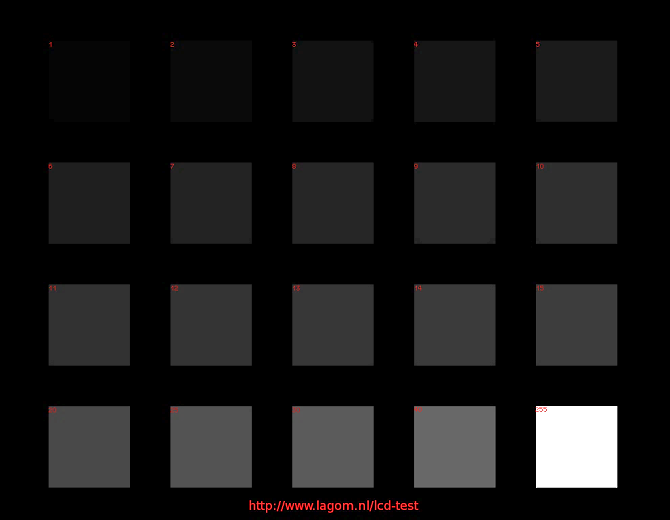
#> input picture alg_test.png, 670 x 520 px
$ python test_algorithm.py   (older library calls are emulated)
#> lines starting #> are read from the running program, lines starting #| are printed output that depends on the picture; long printed decimals are rounded
# Import libraries
import logging
import os
import re
import numpy as np
import cv2
from matplotlib import pyplot as plt
from numpy.core.numeric import zeros_like
from itertools import permutations
from numba import njit, gdb_init
import sys
from time import process_time
import math
import pandas

IMSHOW_DIVIDER = 4
ATTENUATION_FACTOR = 9
epsilon = np.finfo(np.double).eps


class metrics:
    def __init__(self) -> None:
        pass

    @staticmethod
    def dicrete_entropy(img) -> float:
        marg = np.histogramdd(np.ravel(img), bins=256)[0] / img.size
        marg = list(filter(lambda p: p > 0, np.ravel(marg)))
        entropy = -np.sum(np.multiply(marg, np.log2(marg)))
        return entropy

    @staticmethod
    def absolute_mean_brightness_error(input_image, output_image) -> float:
        ambe = np.abs(np.mean(output_image / 255) - np.mean(input_image))
        return ambe

    @staticmethod
    def measurement_of_enhancement(img, block_size) -> float:
        entropy = 0
        how_many = img.shape[0] // block_size
        h, w = img.shape
        assert h % block_size == 0, f"{h} rows is not evenly divisible by {block_size}"
        assert w % block_size == 0, f"{w} cols is not evenly divisible by {block_size}"
        image_blocks = (
            img.reshape(h // block_size, block_size, -1, block_size)
            .swapaxes(1, 2)
            .reshape(-1, block_size, block_size)
        )
        block_min = np.min(image_blocks, axis=(1, 2))
        block_max = np.max(image_blocks, axis=(1, 2))
        b_ratio = np.ones_like(block_max)
        entropy = np.zeros_like(block_max)
        b_ratio = np.where(block_min > 0, block_max / block_min, 1)
        entropy = 20 * np.log(b_ratio)
        return np.sum(entropy) / how_many / how_many

    @staticmethod
    def tenengrad_criterion(img, ksize=3) -> float:
        Gx = cv2.Sobel(
            img,
            ddepth=cv2.CV_16S,
            dx=1,
            dy=0,
            ksize=ksize,
            scale=1,
            delta=0,
            borderType=cv2.BORDER_DEFAULT,
        )
        Gy = cv2.Sobel(
            img,
            ddepth=cv2.CV_16S,
            dx=0,
            dy=1,
            ksize=ksize,
            scale=1,
            delta=0,
            borderType=cv2.BORDER_DEFAULT,
        )
        FM = cv2.addWeighted(Gx, 0.5, Gy, 0.5, 0)
        Gx = cv2.Sobel(img, ddepth=cv2.CV_64F, dx=1, dy=0, ksize=ksize)
        Gy = cv2.Sobel(img, ddepth=cv2.CV_64F, dx=0, dy=1, ksize=ksize)
        FM = Gx * Gx + Gy * Gy
        mn = np.abs(cv2.mean(FM)[0])
        if np.isnan(mn):
            return np.nanmean(FM)
        return mn


@njit
def get_local_min(image):
    kernel_size = 7
    movements = [
        [row - kernel_size // 2, column - kernel_size // 2]
        for row in range(0, kernel_size, 1)
        for column in range(0, kernel_size, 1)
    ]
    local_min = np.ones_like(image)
    max_y, max_x = local_min.shape
    for iy, ix in np.ndindex(local_min.shape):
        min = 2 ^ 32
        for y, x in movements:
            ny = iy + y
            nx = ix + x
            if max_y > ny >= 0 and max_x > nx >= 0:
                if min > image[ny][nx]:
                    min = image[ny][nx]
        local_min[iy, ix] = min
    return local_min


@njit
def get_local_max(image, kernel_size=7):
    movements = [
        [row - kernel_size // 2, column - kernel_size // 2]
        for row in range(0, kernel_size, 1)
        for column in range(0, kernel_size, 1)
    ]
    local_max = np.zeros_like(image)
    max_y, max_x = local_max.shape
    for iy, ix in np.ndindex(local_max.shape):
        max = 0
        for y, x in movements:
            ny = iy + y
            nx = ix + x
            if max_y > ny >= 0 and max_x > nx >= 0:
                if max < image[ny][nx]:
                    max = image[ny][nx]
        local_max[iy, ix] = max
    return local_max


def load_img(data_path=""):
#> called with data_path = 'alg_test.png'
    return cv2.imread(data_path, 0)
#> returned value: shape (520, 670); min 0, max 255, mean 22.4


def histogram_equlization(img):
    return cv2.equalizeHist(img)
#> returned value: shape (512, 512)


def normalize_image(img):
    return img / np.max(img)


def merge_images(images):
    res = np.hstack(images)


def display_images(images):
    lenght = len(images)
    x = 2
    y = math.ceil(lenght / 2)
    f, axarr = plt.subplots(y, x)
    for index, image in enumerate(images):
        j = index // 2
        i = index % 2
        if y == 1:
            axarr[index].imshow(image * 255, cmap="gray", vmin=0, vmax=255)
        else:
            axarr[j, i].imshow(image * 255, cmap="gray", vmin=0, vmax=255)
    plt.show()


def show_image(img, window_name="window"):
    cv2.imshow(window_name, img)
    cv2.waitKey(0)
    cv2.destroyAllWindows()


# Generate E_i
# Merge E_i to obtain F
def save_image(img, filename):
    cv2.imwrite(filename, img)


def calculate_lambda(attenuation_factor, image, local_min, local_max):
    _local_max = local_max + epsilon
    quotient = 1.0 - (attenuation_factor * local_min * (1.0 / _local_max - 1.0))
    quotient = np.log(quotient)
    divisor = np.log(local_max)
    divisor = np.nan_to_num(divisor) + epsilon
    result = quotient / divisor
    result = np.nan_to_num(result)
    return result


def apply_gaussian_filter(image, kernel_size=5):
    return cv2.GaussianBlur(image, (kernel_size, kernel_size), 0)


def apply_laplacian_filter(image, kernel_size=5):
    ddepth = cv2.CV_64FC1  # integer scaling
    return np.abs(cv2.Laplacian(image, ddepth=ddepth, ksize=kernel_size))


def compute_gaussian_pyramid(input_matrix, level=6):
    im = input_matrix.copy()
    gpA = [im]
    for i in range(level):
        im = cv2.pyrDown(im)
        gpA.append(im)
    return gpA


def compute_laplacian_pyramid(input_matrix, level=7):
    gpA = compute_gaussian_pyramid(input_matrix)
    lpA = [gpA[level - 1]]
    for i in range(level - 1, 0, -1):
        GE = cv2.pyrUp(gpA[i])
        L = cv2.subtract(gpA[i - 1], GE)
        lpA.append(L)
    return lpA


def compute_exposure_fusion(enhanced_image_matrix_list, weight_matrix_list):
    image_pyramid_list = []
    weight_pyramid_list = []
    result_pyramid = []
    for enhanced_image_matrix, weight_matrix in zip(
        enhanced_image_matrix_list, weight_matrix_list
    ):
        image_pyramid_list.append(
            compute_laplacian_pyramid(enhanced_image_matrix, level=7)
        )
        weight_pyramid_list.append(compute_gaussian_pyramid(weight_matrix, level=6))

    result_list = [None] * len(image_pyramid_list[0])

    for i, weight_pyramid in enumerate(weight_pyramid_list):
        weight_pyramid.reverse()
        image_pyramid = image_pyramid_list[i]
        for j, weight in enumerate(weight_pyramid):
            image = image_pyramid[j]
            result = result_list[j]
            if result is None:
                result = image * weight
            else:
                result += image * weight
            result_list[j] = result
    result = result_list[0]
    for i in range(1, len(result_list)):
        result = cv2.pyrUp(result)
        result = cv2.add(result, result_list[i])
    return result


def calculate_enhanced_image(
    attenuation_factor, image, lambda_array, local_min, local_max
):
    quotient = image - attenuation_factor * local_min
    divisor = np.power(local_max, lambda_array) - attenuation_factor * local_min
    result = quotient / divisor
    result = np.nan_to_num(result)
    return result


def calculate_constrast_level(image, kernel_size=5, epsilon=sys.float_info.epsilon):
    return apply_laplacian_filter(image, kernel_size) / (
        apply_gaussian_filter(image, kernel_size) + epsilon
    )


def calculate_brightness_preservation_metric(image, local_max):
    return np.exp(-(((image - local_max) / np.std(image - local_max)) ** 2))


def normalize_weights(weight_matrix_list):
    weight_sum = np.sum(weight_matrix_list, axis=0)
    zero_sum = np.where(weight_sum == 0)
    zero_sum = np.array(zero_sum).T
    weight_sum_inv = np.ones_like(weight_matrix_list[0]) / (weight_sum + epsilon)
    for i in range(len(weight_matrix_list)):
        weight_matrix_list[i] = weight_sum_inv * weight_matrix_list[i]
        if len(zero_sum) != 0:
            weight_matrix_list[i][zero_sum[:, 0], zero_sum[:, 1]] = 1 / len(
                weight_matrix_list
            )
    return weight_matrix_list


if __name__ == "__main__":
    data_path = "alg_test.png"
    image = load_img(data_path)
    Image_Size = (512, 512)
    image = original = cv2.resize(image, Image_Size, interpolation=cv2.INTER_AREA)
    image = hist_image = histogram_equlization(image)
    image = normalize_image(image)
    local_min = get_local_min(image)
    local_max = get_local_max(image)
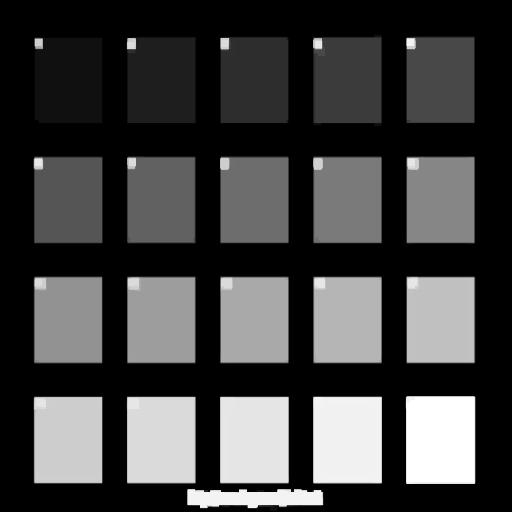
#> local_max: shape (512, 512) float64; min 0, max 1, mean 0.253
    # display_images([local_min, local_max])
    K = [0.5, 0.6, 0.7, 0.8, 0.9, 1.0]
    list_zero_max = np.where(local_max == local_min)
#> list_zero_max = 213711 positions, rows 0 to 511, columns 0 to 511
    list_zero_max = np.array(list_zero_max).T
#> list_zero_max = 213711 pairs, first value 0 to 511, second value 0 to 511
    list_one_max = np.where(local_max == 1)
#> list_one_max = 5662 positions, rows 397 to 481, columns 407 to 473
    list_one_max = np.array(list_one_max).T
#> list_one_max = 5662 pairs, first value 397 to 481, second value 407 to 473
    list_min_max = np.where(local_max == local_min)
#> list_min_max = 213711 positions, rows 0 to 511, columns 0 to 511
    list_min_max = np.array(list_min_max).T
#> list_min_max has the same summary as list_zero_max
    weight_matrix_list = []
    enhanced_image_list = []
    for i in K:
        lambda_array = calculate_lambda(i, image, local_min, local_max)
        if len(list_zero_max) != 0:
            lambda_array[list_zero_max[:, 0], list_zero_max[:, 1]] = 0
        if len(list_one_max) != 0:
            lambda_array[list_zero_max[:, 0], list_zero_max[:, 1]] = 1

        enhanced_image = calculate_enhanced_image(
            i, image, lambda_array, local_min, local_max
        )

        if len(list_min_max) != 0:
            enhanced_image[list_min_max[:, 0], list_min_max[:, 1]] = local_max[
                list_min_max[:, 0], list_min_max[:, 1]
            ]
        enhanced_image_list.append(enhanced_image)
        contrast_level = calculate_constrast_level(enhanced_image)
        brightness_preservation_metric = calculate_brightness_preservation_metric(
            enhanced_image, local_max
        )
        weight_matrix = brightness_preservation_metric * contrast_level
        weight_matrix_list.append(weight_matrix)
        print(
            f"Lambda array max value = {np.max(lambda_array)} and min value = {np.min(lambda_array)}"
        )
        print(
            f"Contrast Level array max value = {np.max(contrast_level)} and min value = {np.min(contrast_level)}"
        )
        print(
            f"Weight array max value = {np.max(weight_matrix)} and min value = {np.min(weight_matrix)}"
        )
#> this loop made 6 passes
#> (printed output is left out)
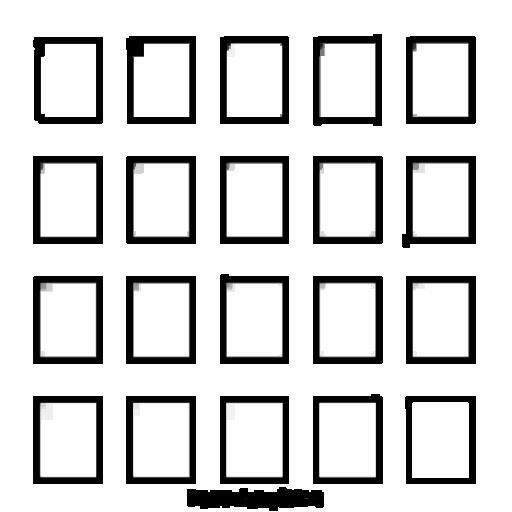
#> lambda_array: shape (512, 512) float64; min 0, max 1, mean 0.836
#> after the loop, enhanced_image_list = 6 items; weight_matrix_list = 6 items
    weight_matrix_list = normalize_weights(weight_matrix_list)
#> in normalize_weights, `zero_sum = np.where(weight_sum == 0)`: zero_sum = 213382 positions, rows 0 to 511, columns 0 to 511
#> in normalize_weights, `zero_sum = np.array(zero_sum).T`: zero_sum = 213382 pairs, first value 0 to 511, second value 0 to 511
#> in normalize_weights, `weight_sum_inv = np.ones_like(weight_matrix_list[0]) / (weight_sum + e..`:
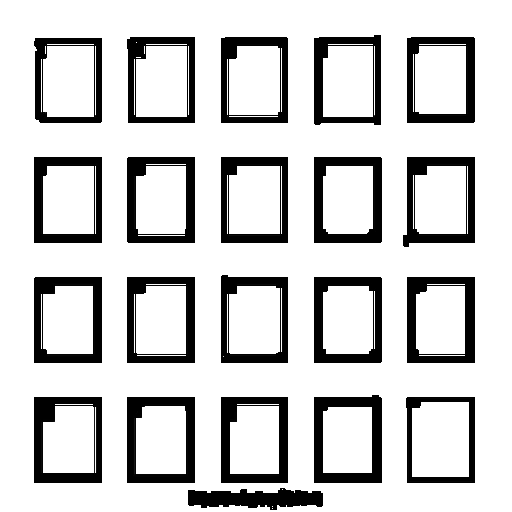
#> weight_sum_inv: shape (512, 512) float64; min 0.000326, max 4.5e+15, mean 3.67e+15; drawn with min black and max white
#> the loop in normalize_weights, `for i in range(len(weight_matrix_list)):` made 6 passes
#> after the loop in normalize_weights, `for i in range(len(weight_matrix_list)):`: weight_matrix_list = 6 items
    result = compute_exposure_fusion(enhanced_image_list, weight_matrix_list)
#> the loop in compute_exposure_fusion, `for enhanced_image_matrix, weight_matrix in zip( enhanced_image_matrix..` made 6 passes
#> pass 1, in compute_gaussian_pyramid (call 2), `im = input_matrix.copy()`:
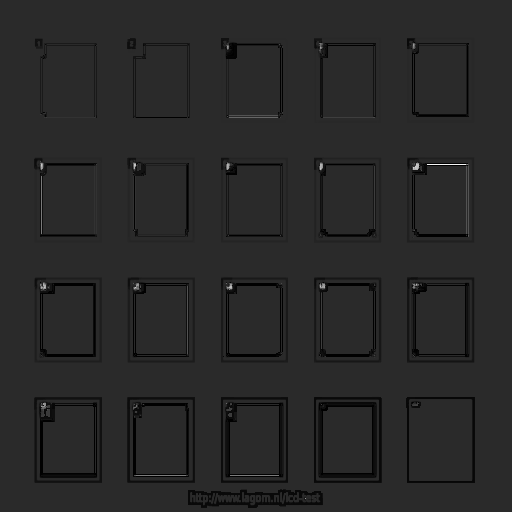
#> im: shape (512, 512) float64; min 0, max 0.968, mean 0.158
#> in compute_exposure_fusion, `result_list = [None] * len(image_pyramid_list[0])`: result_list = 7 items
#> the loop in compute_exposure_fusion, `for i, weight_pyramid in enumerate(weight_pyramid_list):` made 6 passes
#> after the loop in compute_exposure_fusion, `for i, weight_pyramid in enumerate(weight_pyramid_list):`:
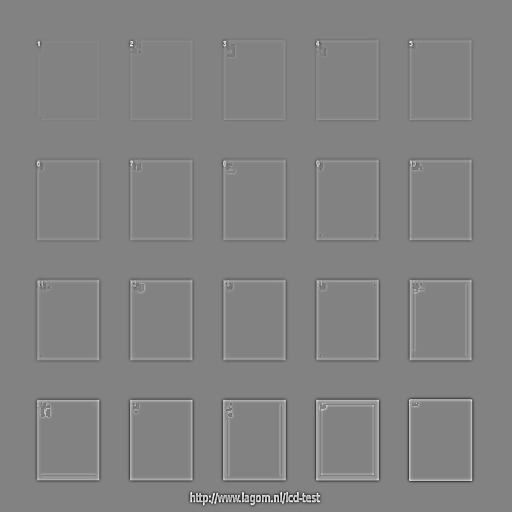
#> result: shape (512, 512) float64; min -0.668, max 0.634, mean 0.000906; drawn with min black and max white
#> the loop in compute_exposure_fusion, `for i in range(1, len(result_list)):` made 6 passes
#> after the loop in compute_exposure_fusion, `for i in range(1, len(result_list)):`:
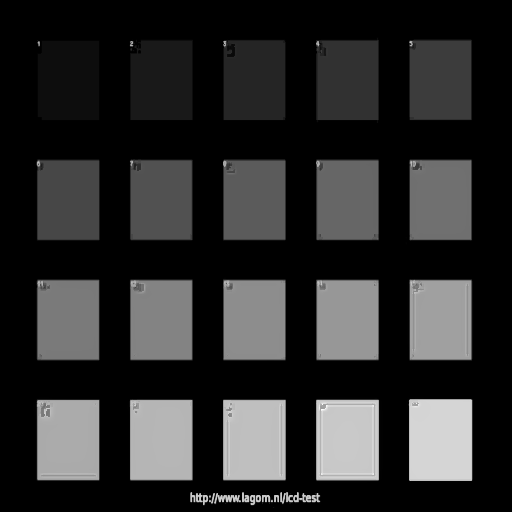
#> result: shape (512, 512) float64; min -0.00218, max 1.2, mean 0.208; drawn with min black and max white
    normalizedImg = np.zeros_like(result)
#> normalizedImg: shape (512, 512) float64; every value is 0
    normalizedImg = np.uint8(
        cv2.normalize(result, normalizedImg, 0, 255, cv2.NORM_MINMAX)
    )
    # show_image(normalizedImg)
    save_image(normalizedImg, "./bite_result.png")
    plt.subplot(131), plt.imshow(original, "gray"), plt.title("Input Image")
    plt.subplot(132), plt.imshow(hist_image, "gray"), plt.title(
        "Histogram Equalization"
    )
    plt.subplot(133), plt.imshow(normalizedImg, "gray"), plt.title("Algorithm Output")
    plt.show()
    plt.savefig("output.jpg")
    # cv2.imwrite("out.png", vis)
    ambe = metrics.absolute_mean_brightness_error(image, normalizedImg)
#> in absolute_mean_brightness_error, `ambe = np.abs(np.mean(output_image / 255) - np.mean(input_image))`: ambe = 0.0351
#> ambe = 0.0351
    de = metrics.dicrete_entropy(normalizedImg)
#> in dicrete_entropy, `marg = np.histogramdd(np.ravel(img), bins=256)[0] / img.size`: marg = 256 values, max 0.593 at index 0, min 0 at index 5, mean 0.00391
#> in dicrete_entropy, `marg = list(filter(lambda p: p > 0, np.ravel(marg)))`: marg = 241 values, max 0.593 at index 0, min 3.81e-06 at index 5, mean 0.00415
#> in dicrete_entropy, `entropy = -np.sum(np.multiply(marg, np.log2(marg)))`: entropy = 3.16
#> de = 3.16
    eme = metrics.measurement_of_enhancement(normalizedImg, 8)
#> in measurement_of_enhancement, `block_min = np.min(image_blocks, axis=(1, 2))`: block_min = 4096 values, max 213 at index 3254, min 0 at index 0, mean 36.96
#> in measurement_of_enhancement, `block_max = np.max(image_blocks, axis=(1, 2))`: block_max = 4096 values, max 255 at index 3240, min 0 at index 0, mean 53.82
#> in measurement_of_enhancement, `b_ratio = np.ones_like(block_max)`: b_ratio = 4096 values from 1 to 1
#> in measurement_of_enhancement, `entropy = np.zeros_like(block_max)`: entropy = 4096 values from 0 to 0
#> in measurement_of_enhancement, `b_ratio = np.where(block_min > 0, block_max / block_min, 1)`: b_ratio = 4096 values, max 233 at index 3251, min 1 at index 0, mean 2.17
#> in measurement_of_enhancement, `entropy = 20 * np.log(b_ratio)`: entropy = 4096 values, max 109 at index 3251, min 0 at index 0, mean 1.27
#> eme = 1.27
    ten = metrics.tenengrad_criterion(normalizedImg, ksize=3)
#> in tenengrad_criterion, `FM = Gx * Gx + Gy * Gy`:
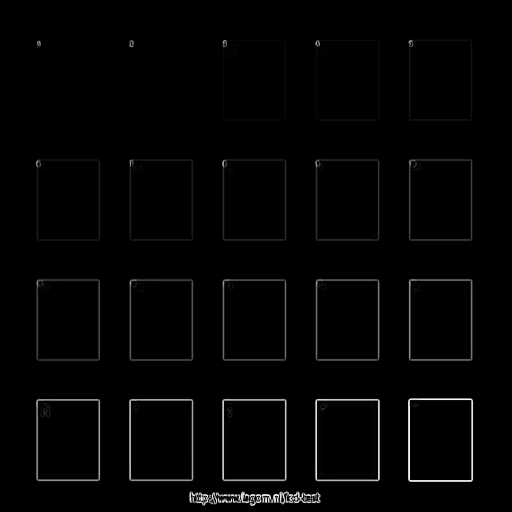
#> FM: shape (512, 512) float64; min 0, max 736898, mean 10713.1; drawn with min black and max white
#> in tenengrad_criterion, `mn = np.abs(cv2.mean(FM)[0])`: mn = 10713.1
#> ten = 10713.1
    metrix_results = {"ambe": ambe, "de": de, "eme": eme, "ten": ten}
#> metrix_results = {'ambe': 0.0351, 'de': 3.16, 'eme': 1.27, 'ten': 10713.1}
    print(metrix_results)
#| {'ambe': 0.03507, 'de': 3.161, 'eme': 1.271, 'ten': 10713.132}
    ambe = metrics.absolute_mean_brightness_error(image, hist_image)
#> ambe = 0
    de = metrics.dicrete_entropy(hist_image)
#> de = 2.89
    eme = metrics.measurement_of_enhancement(hist_image, 8)
#> eme = 0.467
    ten = metrics.tenengrad_criterion(hist_image, ksize=3)
#> ten = 15150.6
    metrix_results = {"ambe": ambe, "de": de, "eme": eme, "ten": ten}
#> metrix_results = {'ambe': 0, 'de': 2.89, 'eme': 0.467, 'ten': 15150.6}
    print(metrix_results)
#| {'ambe': 0.0, 'de': 2.892, 'eme': 0.4672, 'ten': 15150.582}
